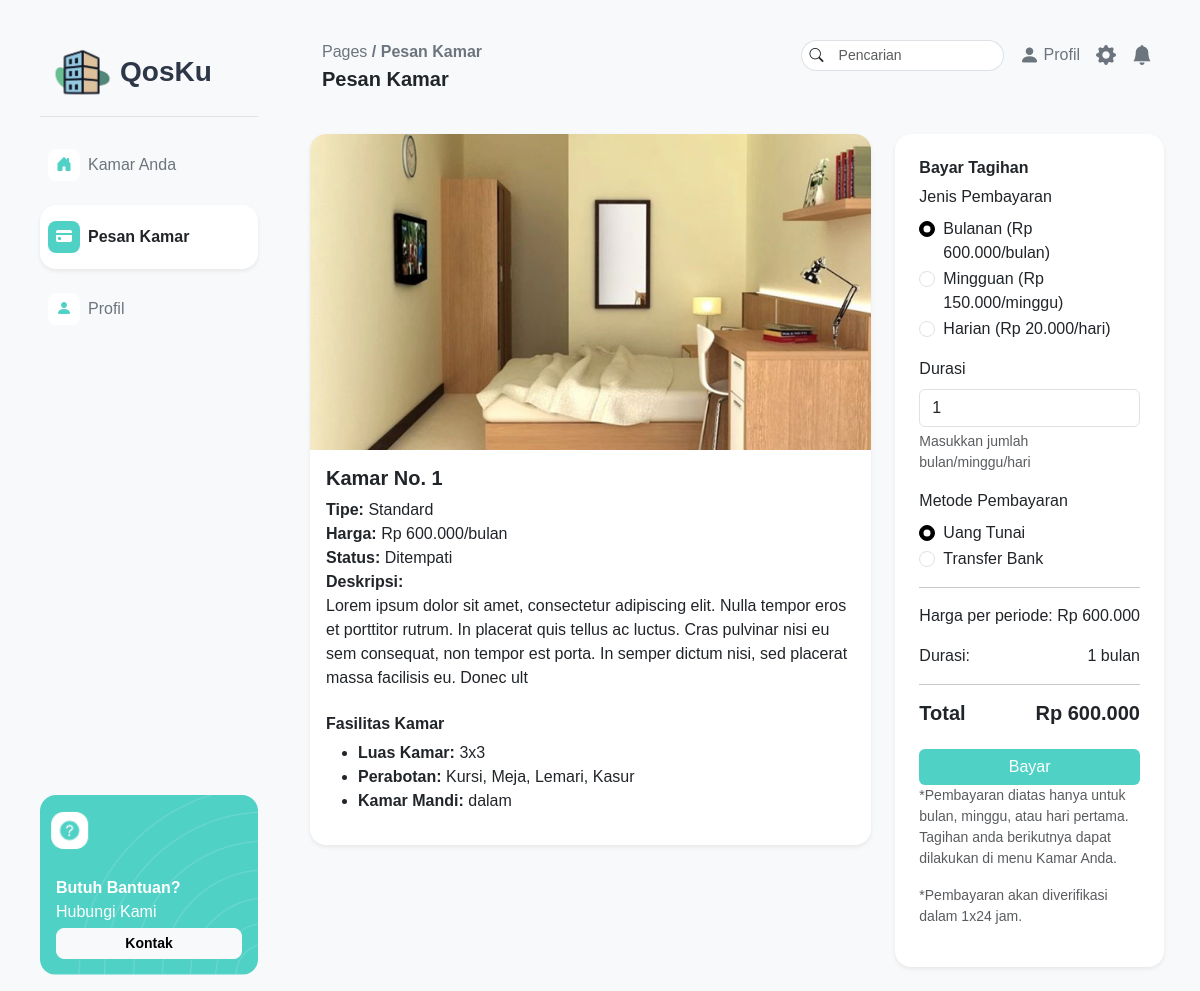
Screenshot of /pages/pelanggan/pesankamar.php?idKamar=1 (signed in) with the database file from the repository.
### tables this page shows
CREATE TABLE `kamar_kos` (
  `idKamar` int(11) NOT NULL,
  `nomorKamar` int(11) NOT NULL,
  `tipeKamar` varchar(255) NOT NULL,
  `harga` int(11) NOT NULL,
  `statusKetersediaan` enum('Tersedia','Ditempati','Dalam Perbaikan') NOT NULL DEFAULT 'Tersedia',
  `deskripsi` varchar(255) NOT NULL,
  `gambar` varchar(255) NOT NULL
);

CREATE TABLE `fasilitas` (
  `idFasilitas` int(11) NOT NULL,
  `luasKamar` varchar(255) NOT NULL,
  `perabotan` varchar(255) NOT NULL,
  `kamarMandi` varchar(255) NOT NULL,
  `idKamar` int(11) DEFAULT NULL
);

### pages/pelanggan/pesankamar.php (the view, shortened to what this page needs)
<?php
require "../../php/connect.php";
$idKamar = intval($_GET['idKamar']);
$roomQuery = "SELECT * FROM kamar_kos WHERE idKamar = $idKamar";
$roomResult = $connect->query($roomQuery);
$room = $roomResult->fetch_assoc();
$dailyPrice = ceil($room['harga'] / 30);
$weeklyPrice = ceil($room['harga'] / 4);
$monthlyPrice = $room['harga'];
$facilitiesQuery = "SELECT * FROM fasilitas WHERE idKamar = $idKamar";
$facilitiesResult = $connect->query($facilitiesQuery);
$facilities = $facilitiesResult->fetch_assoc();
?>
<!DOCTYPE html>
<html lang="en">
<head>
    <link href="https://cdn.jsdelivr.net/npm/bootstrap@5.3.6/dist/css/bootstrap.min.css" rel="stylesheet">
    <link rel="stylesheet" href="../../assets/css/style.css">
    <link rel="stylesheet" href="https://cdn.jsdelivr.net/npm/bootstrap-icons@1.13.1/font/bootstrap-icons.min.css">
</head>
<body class="bg-light">
    <div class="d-flex min-vh-100 ms-4 me-4">
        <?php include '../../layout/pelangganNavbar.php'; ?>
        <div class="flex-grow-1">
            <?php include '../../layout/pelangganHeader.php'; ?>
            <div class="container-fluid pt-4">
                <div class="row mb-4">
                    <div class="col-md-8">
                        <div class="card shadow-sm border-0 rounded-4">
                            <img src="../../assets/img/<?= htmlspecialchars($room['gambar']) ?>" class="card-img-top rounded-top-4" alt="Kamar <?= htmlspecialchars($room['nomorKamar']) ?>">
                            <div class="card-body">
                                <h5 class="card-title fw-bold">Kamar No. <?= htmlspecialchars($room['nomorKamar']) ?></h5>
                                <p class="card-text">
                                    <strong>Tipe:</strong> <?= htmlspecialchars($room['tipeKamar']) ?><br>
                                    <strong>Harga:</strong> Rp <?= number_format($room['harga'], 0, ',', '.') ?>/bulan<br>
                                    <strong>Status:</strong> <?= htmlspecialchars($room['statusKetersediaan']) ?><br>
                                    <strong>Deskripsi:</strong><br> <?= nl2br(htmlspecialchars($room['deskripsi'])) ?>
                                </p>
                                <?php if ($facilities): ?>
                                    <h6 class="fw-bold mt-4">Fasilitas Kamar</h6>
                                    <ul>
                                        <li><strong>Luas Kamar:</strong> <?= htmlspecialchars($facilities['luasKamar']) ?></li>
                                        <li><strong>Perabotan:</strong> <?= htmlspecialchars($facilities['perabotan']) ?></li>
                                        <li><strong>Kamar Mandi:</strong> <?= htmlspecialchars($facilities['kamarMandi']) ?></li>
                                    </ul>
                                <?php endif; ?>
                            </div>
                        </div>
                    </div>
                    <div class="col-md-4">
                        <div class="card shadow-sm border-0 rounded-4 p-4 h-100 d-flex flex-column">
                            <h6 class="fw-bold">Bayar Tagihan</h6>
                            <form id="paymentForm" method="POST" enctype="multipart/form-data">
                                <div class="mb-3">
                                    <label class="form-label">Jenis Pembayaran</label>
                                    <div class="form-check">
                                        <input class="form-check-input" type="radio" name="payment_type" id="monthly" value="monthly" checked>
                                        <label class="form-check-label" for="monthly">Bulanan (Rp <?= number_format($monthlyPrice, 0, ',', '.') ?>/bulan)</label>
                                    </div>
                                    <div class="form-check">
                                        <input class="form-check-input" type="radio" name="payment_type" id="weekly" value="weekly">
                                        <label class="form-check-label" for="weekly">Mingguan (Rp <?= number_format($weeklyPrice, 0, ',', '.') ?>/minggu)</label>
                                    </div>
                                    <div class="form-check mb-3">
                                        <input class="form-check-input" type="radio" name="payment_type" id="daily" value="daily">
                                        <label class="form-check-label" for="daily">Harian (Rp <?= number_format($dailyPrice, 0, ',', '.') ?>/hari)</label>
                                    </div>
                                </div>
                                <div class="mb-3">
                                    <label for="duration" class="form-label">Durasi</label>
                                    <input type="number" class="form-control" id="duration" name="duration" min="1" value="1">
                                    <div class="form-text">Masukkan jumlah bulan/minggu/hari</div>
                                </div>
                                <div class="mb-3">
                                    <label class="form-label">Metode Pembayaran</label>
                                    <div class="form-check">
                                        <input class="form-check-input" type="radio" name="payment_method" id="cash" value="cash" checked>
                                        <label class="form-check-label" for="cash">Uang Tunai</label>
                                    </div>
                                    <div class="form-check">
                                        <input class="form-check-input" type="radio" name="payment_method" id="transfer" value="transfer">
                                        <label class="form-check-label" for="transfer">Transfer Bank</label>
                                    </div>
                                </div>
                                <hr>
                                <p>Harga per periode: <span id="pricePerPeriod" class="float-end">Rp <?= number_format($monthlyPrice, 0, ',', '.') ?></span></p>
                                <p>Durasi: <span id="durationDisplay" class="float-end">1 bulan</span></p>
                                <hr>
                                <h5 class="fw-bold">Total <span id="totalAmount" class="float-end">Rp <?= number_format($monthlyPrice, 0, ',', '.') ?></span></h5>
                                <button type="submit" name="submit_payment" class="btn btn-primary w-100 mt-3" style="background-color: #4FD1C5; border: none;">Bayar</button>
                                <p class="mt-auto small text-muted">*Pembayaran diatas hanya untuk bulan, minggu, atau hari pertama. Tagihan anda berikutnya dapat dilakukan di menu Kamar Anda.</p>
                                <p class="mt-auto small text-muted">*Pembayaran akan diverifikasi dalam 1x24 jam.</p>
                            </form>
                        </div>
                    </div>
                </div>
            </div>
        </div>
    </div>
</body>
</html>

### assets/css/style.css (style rules this page uses)
body { font-family: Helvetica, Arial, sans-serif; }
.form-check-input:checked { background-color: #000; border-color: #000; }

### rows the page displays
kamar_kos: gambar (picture), nomorKamar "1", tipeKamar "Standard", harga "600.000", statusKetersediaan "Ditempati", deskripsi "Lorem ipsum dolor sit amet, consectetur adipiscing elit. Nulla tempor eros et porttitor rutrum. In placerat quis tellus ac luctus. Cras pulvinar nisi eu sem consequat, non tempor est porta. In semper dictum nisi, sed placerat massa facilisis eu. Donec ult", harga "150.000", harga "20.000"
fasilitas: luasKamar "3x3", perabotan "Kursi, Meja, Lemari, Kasur", kamarMandi "dalam"

### other values shown
$page_titles[$current_page] "Pesan Kamar"
